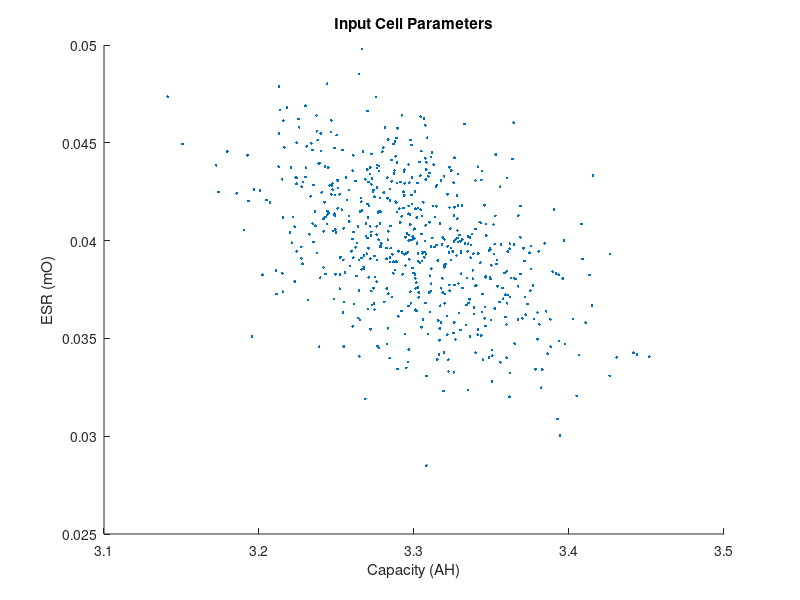

The MATLAB source for this figure:
nCells = 600;
capacities = 3.3 + randn(nCells,1)*.05;
ESRs = .040 + randn(nCells,1)*.003 - .03*(capacities-mean(capacities))  ;
scatter(capacities,ESRs,4,'filled');
title('Input Cell Parameters');
xlabel('Capacity (AH)');
ylabel('ESR (mO)');


cellData = repmat(struct('capacity',[],'ESR',[],'ID',[]),nCells,1)

for(i=1:nCells)

    [cellData(i).capacity] = deal(capacities(i)); %store in cell propertie
    [cellData(i).ESR] = deal(ESRs(i)); %store in cell propertie
    [cellData(i).ID] = deal(i) ;%store in cell propertie
    cellData(i).voltageLowLimit = 2.5;
    cellData(i).voltageHighLimit = 4.2;
    cellData(i).chargeCurrentLimit=3.4;
    cellData(i).dischargeCurrentLimit=10;

end;
